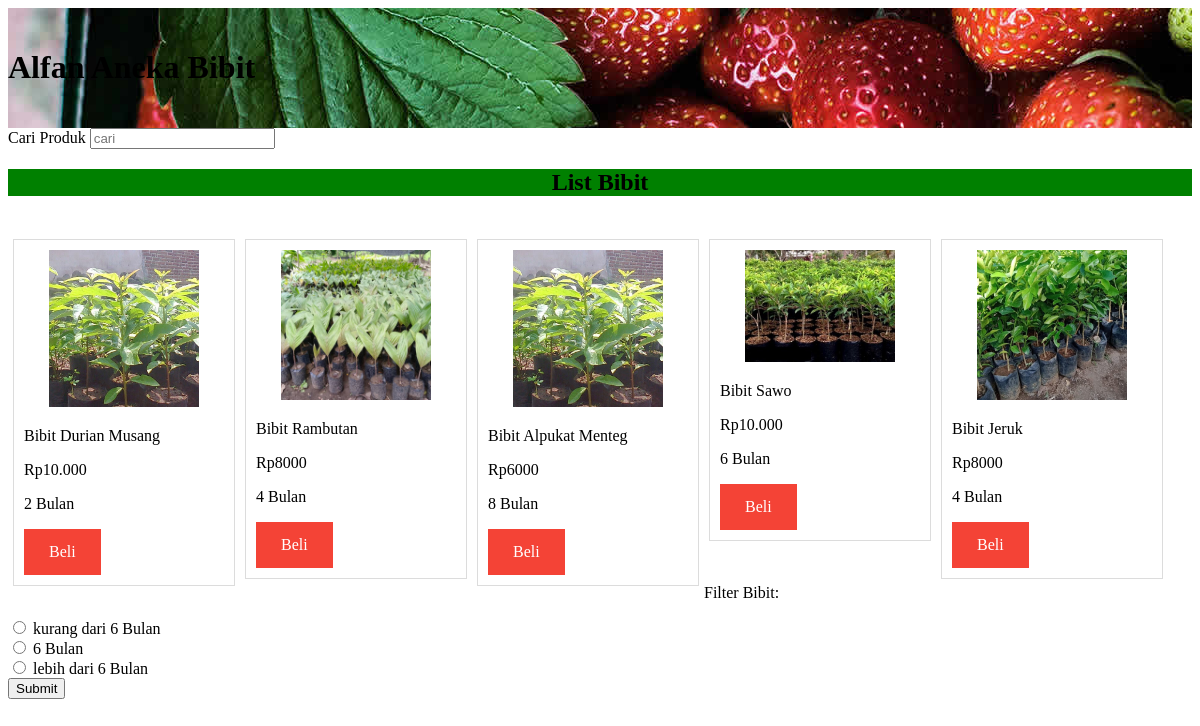
The page / on the database its author committed.
### tables this page shows
CREATE TABLE `tb_bibit` (
  `id_bibit` int(11) NOT NULL,
  `nama_bibit` varchar(20) NOT NULL,
  `harga_bibit` varchar(20) NOT NULL,
  `umur_bibit` tinyint(2) NOT NULL,
  `gbr_produk` varchar(50) NOT NULL
);

### index.php (the view, shortened to what this page needs)
<!DOCTYPE html>
<html lang="en">
<head>
    <link rel="stylesheet" type="text/css" href="style.css">
</head>
<body>
    <div class="header">
    <h1>Alfan Aneka Bibit</h1>
</div>
    <form method="get" action="">
    <label for="cari">Cari Produk</label>
    <input type="text" name="cari" placeholder="cari">
</form>
<div class="judul">
<center><h2> List Bibit </h2></center>
</div>
<br>
<?php
include "koneksi.php";
$query_mysqli = mysqli_query($koneksi,"select * from tb_bibit");
while ($data = mysqli_fetch_array($query_mysqli)){
    ?>
<div class="col-md-3">
<div class="list-produk">
<div class="card">
    <center>
    <img src="img/<?php echo $data['gbr_produk']; ?>" width="150px"></center>
    <div class="card-body">
    <p><?php echo $data['nama_bibit']; ?></p>
    <p>Rp<?php echo $data['harga_bibit']; ?></p>
    <p><?php echo $data['umur_bibit']; ?> Bulan</p>
    <a href="default.asp" target="_blank">Beli</a>
</div>
</div>
</div>
</div>
<?php } ?>
<form method="get" action="">
  <p>Filter Bibit:</p>
  <input type="radio"  name="umur" value="-1">
  <label > kurang dari 6 Bulan</label><br>
  <input type="radio"  name="umur" value="0">
  <label >6 Bulan</label><br>
  <input type="radio"  name="umur" value="1">
  <label >lebih dari 6 Bulan</label><br>
  <input type="submit" name="button" value="Submit"/>
</form>
</body>
</html>

### style.css (style rules this page uses)
.header { background-image: url("all-bg-title.jpg"); padding-top: 20px; padding-bottom: 20px; font-weight: bold; }
.judul { background-color: green; margin-top: 15px; }
.list-produk { border: 1px solid gainsboro; padding: 10px; float: left; width: 200px; margin: 5px; }
a:link, a:visited { background-color: #f44336; color: white; padding: 14px 25px; text-align: center; text-decoration: none; display: inline-block; }

### rows shown on the page
tb_bibit: gbr_produk (picture), nama_bibit "Bibit Durian Musang", harga_bibit "10.000", umur_bibit "2"
tb_bibit: gbr_produk (picture), nama_bibit "Bibit Rambutan", harga_bibit "8000", umur_bibit "4"
tb_bibit: gbr_produk (picture), nama_bibit "Bibit Alpukat Menteg", harga_bibit "6000", umur_bibit "8"
tb_bibit: gbr_produk (picture), nama_bibit "Bibit Sawo", harga_bibit "10.000", umur_bibit "6"
tb_bibit: gbr_produk (picture), nama_bibit "Bibit Jeruk", harga_bibit "8000", umur_bibit "4"
